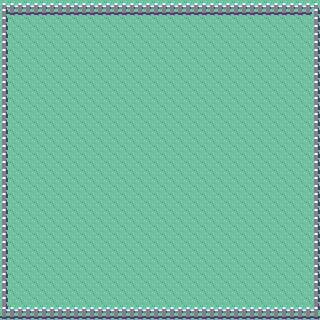

This game map was drawn from its Tiled (.tmx) file and the tilesets committed beside it. A one-line description and the full map source follow:
An orthogonal 20x20 tile map with 16x16 px tiles, 1 tile layer (background), 3 tilesets and 4 objects.

<map version="1.0" orientation="orthogonal" renderorder="right-down" width="20" height="20" tilewidth="16" tileheight="16" nextobjectid="88">
 <tileset firstgid="1" name="azviu-jdl8t" tilewidth="16" tileheight="16" spacing="2" margin="1" tilecount="481" columns="37">
  <image source="azviu-jdl8t.jpg" width="672" height="240" />
 </tileset>
 <tileset firstgid="482" name="RoyalGarden" tilewidth="16" tileheight="16" spacing="2" margin="1" tilecount="1680" columns="56">
  <image source="RoyalGarden.png" width="1009" height="545" />
 </tileset>
 <tileset firstgid="2162" name="cave" tilewidth="16" tileheight="16" tilecount="928" columns="8">
  <image source="cave.png" width="128" height="1856" />
  <terraintypes>
   <terrain name="Grass" tile="473" />
  </terraintypes>
  <tile id="464" terrain="0,0,0,0" />
  <tile id="465" terrain="0,0,0,0" />
  <tile id="466" terrain="0,0,0,0" />
  <tile id="472" terrain="0,0,0,0" />
  <tile id="473" terrain="0,0,0,0" />
  <tile id="474" terrain="0,0,0,0" />
  <tile id="480" terrain="0,0,0,0" />
  <tile id="481" terrain="0,0,0,0" />
  <tile id="482" terrain="0,0,0,0" />
 </tileset>
 <layer name="background" width="20" height="20">
  <data encoding="csv">
2474,2491,2491,2491,2491,2491,2491,2491,2491,2491,2491,2491,2491,2491,2491,2491,2491,2491,2491,2476,
2482,2163,2163,2163,2163,2163,2163,2163,2163,2163,2163,2163,2163,2163,2163,2163,2163,2163,2163,2484,
2482,2163,2163,2163,2163,2163,2163,2163,2163,2163,2163,2163,2163,2163,2163,2163,2163,2163,2163,2484,
2482,2163,2163,2163,2163,2163,2163,2163,2163,2163,2163,2163,2163,2163,2163,2163,2163,2163,2163,2484,
2482,2163,2163,2163,2163,2163,2163,2163,2163,2163,2163,2163,2163,2163,2163,2163,2163,2163,2163,2484,
2482,2163,2163,2163,2163,2163,2163,2163,2163,2163,2163,2163,2163,2163,2163,2163,2163,2163,2163,2484,
2482,2163,2163,2163,2163,2163,2163,2163,2163,2163,2163,2163,2163,2163,2163,2163,2163,2163,2163,2484,
2482,2163,2163,2163,2163,2163,2163,2163,2163,2163,2163,2163,2163,2163,2163,2163,2163,2163,2163,2484,
2482,2163,2163,2163,2163,2163,2163,2163,2163,2163,2163,2163,2163,2163,2163,2163,2163,2163,2163,2484,
2482,2163,2163,2163,2163,2163,2163,2163,2163,2163,2163,2163,2163,2163,2163,2163,2163,2163,2163,2484,
2482,2163,2163,2163,2163,2163,2163,2163,2163,2163,2163,2163,2163,2163,2163,2163,2163,2163,2163,2484,
2482,2163,2163,2163,2163,2163,2163,2163,2163,2163,2163,2163,2163,2163,2163,2163,2163,2163,2163,2484,
2482,2163,2163,2163,2163,2163,2163,2163,2163,2163,2163,2163,2163,2163,2163,2163,2163,2163,2163,2484,
2482,2163,2163,2163,2163,2163,2163,2163,2163,2163,2163,2163,2163,2163,2163,2163,2163,2163,2163,2484,
2482,2163,2163,2163,2163,2163,2163,2163,2163,2163,2163,2163,2163,2163,2163,2163,2163,2163,2163,2484,
2482,2163,2163,2163,2163,2163,2163,2163,2163,2163,2163,2163,2163,2163,2163,2163,2163,2163,2163,2484,
2482,2163,2163,2163,2163,2163,2163,2163,2163,2163,2163,2163,2163,2163,2163,2163,2163,2163,2163,2484,
2482,2163,2163,2163,2163,2163,2163,2163,2163,2163,2163,2163,2163,2163,2163,2163,2163,2163,2163,2484,
2482,2163,2163,2163,2163,2163,2163,2163,2163,2163,2163,2163,2163,2163,2163,2163,2163,2163,2163,2484,
2490,2491,2491,2491,2491,2491,2491,2491,2491,2491,2491,2491,2491,2491,2491,2491,2491,2491,2491,2492
</data>
 </layer>
 <objectgroup name="obstacles">
  <object id="83" x="0" y="16.1818" width="15.6364" height="287.455" />
  <object id="85" x="0.0625" y="0.0625" width="319.875" height="15.6875" />
  <object id="86" x="303.938" y="16" width="16.25" height="287.875" />
  <object id="87" x="0.0625" y="304.125" width="319.813" height="15.9375" />
 </objectgroup>
 <objectgroup name="wall" />
</map>
